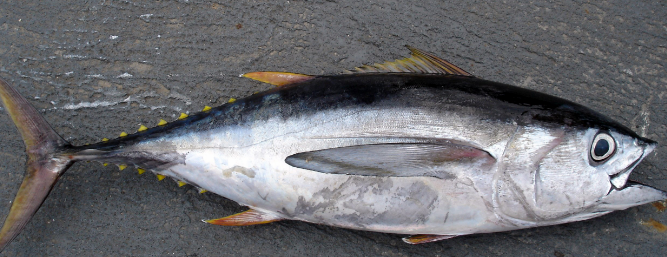
#> input picture images/mt1.png, 667 x 257 px
$ python show_features.py images/mt1.png
#> lines starting #> are read from the running program, lines starting #| are printed output that depends on the picture; long printed decimals are rounded
### feature_extraction.py
import cv2
import numpy as np
from skimage.feature import hog


def _preprocess_image(image_path):
    img = cv2.imread(image_path)
    if img is None:
        return None
    return cv2.resize(img, (128, 128))


HOG_KWARGS = dict(
    orientations=9,
    pixels_per_cell=(8, 8),
    cells_per_block=(2, 2),
    block_norm="L2-Hys",
)


def _hog_and_color_from_resized(img_resized, return_hog_vis=False):
    gray_img = cv2.cvtColor(img_resized, cv2.COLOR_BGR2GRAY)
    if return_hog_vis:
        hog_features, hog_image = hog(
            gray_img, **HOG_KWARGS, visualize=True
        )
    else:
        hog_features = hog(gray_img, **HOG_KWARGS, visualize=False)
        hog_image = None
    hist_b = cv2.calcHist([img_resized], [0], None, [32], [0, 256]).flatten()
    hist_g = cv2.calcHist([img_resized], [1], None, [32], [0, 256]).flatten()
    hist_r = cv2.calcHist([img_resized], [2], None, [32], [0, 256]).flatten()
    color_features = np.hstack([hist_b, hist_g, hist_r])
    return hog_features, color_features, hog_image


# [28 lines left out: functions extract_hog_features, extract_color_histogram_features, extract_features_separate, not called in this run]


def extract_features_for_display(image_path):
    """
    Giống extract_features_separate nhưng thêm ảnh HOG (skimage) và ảnh xám 128×128 để hiển thị.
    Trả về dict hoặc None nếu không đọc được ảnh.
    """
    img = _preprocess_image(image_path)
    if img is None:
        return None
    gray = cv2.cvtColor(img, cv2.COLOR_BGR2GRAY)
    hog_f, color_f, hog_vis = _hog_and_color_from_resized(img, return_hog_vis=True)
    return {
        "hog": hog_f,
        "color_histogram": color_f,
        "hog_visualization": hog_vis,
        "gray_128": gray,
    }


# [6 lines left out: function extract_features, not called in this run]

### show_features.py
"""
Chạy với đường dẫn ảnh: chỉ in đặc trưng HOG và Color Histogram (không dự đoán loài cá).

- Bấm Run: đặt đường dẫn trong biến DUONG_DAN_ANH_MAC_DINH ở cuối file.
- Terminal: python show_features.py "D:\\ảnh\\ca_ngu.jpg"  (ưu tiên hơn biến mặc định)
"""
import argparse
import os
import sys

import cv2
import numpy as np

from feature_extraction import extract_features_for_display

sys.stdout.reconfigure(encoding="utf-8")

HOG_PARAMS = (
    "orientations=9, pixels_per_cell=(8,8), cells_per_block=(2,2), block_norm=L2-Hys, "
    "ảnh xám 128×128"
)
COLOR_PARAMS = "3 kênh BGR, mỗi kênh 32 bin trong [0, 256), ảnh 128×128"

# Thang ký tự từ sáng → tối (ASCII + một số ký tự block an toàn trên UTF-8 terminal)
_ASCII_RAMP = " .'`^\",:;Il!i><-+_-?][}{1)(|/tfjrxnuvczmwqpdbkhao*#MW&8%B@$"


def _normalize01(a):
    a = np.asarray(a, dtype=np.float64)
    lo, hi = float(np.min(a)), float(np.max(a))
    if hi <= lo:
        return np.zeros_like(a)
    return (a - lo) / (hi - lo)


def _float_map_to_ascii_lines(matrix_01, width, height):
    """matrix_01: 2D 0..1 → chuỗi nhiều dòng ASCII."""
    m = np.clip(matrix_01, 0, 1)
    if m.size == 0:
        return ["(rỗng)"]
    small = cv2.resize(m, (width, height), interpolation=cv2.INTER_AREA)
    n = len(_ASCII_RAMP) - 1
    lines = []
    for row in small:
        lines.append("".join(_ASCII_RAMP[int(np.clip(v, 0.0, 1.0) * n)] for v in row))
    return lines


def print_ascii_heatmap(title, matrix, width=52, height=26):
    """Heatmap 2D bất kỳ (đã có ý nghĩa không gian hoặc ảnh)."""
    m = _normalize01(matrix)
    print(f"\n   [{title}]  ({matrix.shape[1]}×{matrix.shape[0]} → ASCII {width}×{height})")
    for line in _float_map_to_ascii_lines(m, width, height):
        print("   " + line)


def hog_vector_to_spatial_energy(hog_f):
    """
    Gom vector HOG skimage thành lưới không gian ~ (15×15): mỗi ô = năng lượng (L2) của block.
    Khớp cấu hình: 128/8=16 ô, block 2×2 → 15 vị trí mỗi chiều, 2×2×9=36 số/block.
    """
    n = hog_f.size
    cells = 16 - 2 + 1  # 15
    block_dim = 2 * 2 * 9  # 36
    if n != cells * cells * block_dim:
        return None
    blocks = hog_f.reshape(cells, cells, block_dim)
    energy = np.linalg.norm(blocks, axis=2)
    return energy


def print_histogram_ascii(b_hist, g_hist, r_hist, bar_width=40):
    """Mỗi kênh một hàng: chỉ số bin + thanh █ theo tỉ lệ max kênh."""
    labels = ("B", "G", "R")
    for label, h in zip(labels, (b_hist, g_hist, r_hist), strict=True):
        h = np.asarray(h).ravel()
        mx = float(np.max(h)) if h.size else 1.0
        if mx <= 0:
            mx = 1.0
        print(f"\n   Kênh {label} (max={mx:.1f})")
        for i, v in enumerate(h):
            frac = min(1.0, float(v) / mx)
            filled = int(round(frac * bar_width))
            bar = "█" * filled + "·" * (bar_width - filled)
            print(f"   {i:2d} │{bar} {v:8.1f}")


def print_gray_numeric_grid(gray_128, rows=8, cols=12):
    """
    Lưới số: gom vùng trên ảnh xám 128×128 → rows×cols ô, mỗi ô in độ sáng trung bình 0–255.
    """
    g = gray_128.astype(np.float32)
    h, w = g.shape
    cell_h = h // rows
    cell_w = w // cols
    print(f"\n   [Ảnh xám 128×128 → lưới {rows}×{cols} ô, mỗi ô = giá trị TB 0–255]")
    for r in range(rows):
        ys = slice(r * cell_h, (r + 1) * cell_h if r < rows - 1 else h)
        parts = []
        for c in range(cols):
            xs = slice(c * cell_w, (c + 1) * cell_w if c < cols - 1 else w)
            val = float(np.mean(g[ys, xs]))
            parts.append(f"{val:5.0f}")
        print("   " + " ".join(parts))


def _print_vec_sample(name, vec, head=12, tail=4):
    print(f"   • {name}: shape {vec.shape}, dtype {vec.dtype}")
    print(f"     min={vec.min():.6f}  max={vec.max():.6f}  mean={vec.mean():.6f}  std={vec.std():.6f}")
    h = min(head, len(vec))
    t = min(tail, max(0, len(vec) - h))
    parts = [np.array2string(vec[:h], precision=4, suppress_small=True, max_line_width=120)]
    if t > 0 and len(vec) > h:
        parts.append(" ... ")
        parts.append(np.array2string(vec[-t:], precision=4, suppress_small=True, max_line_width=120))
    print(f"     mẫu: {''.join(parts)}")


def print_feature_report(image_path, *, show_ascii=True):
    data = extract_features_for_display(image_path)
    if data is None:
        print(f"❌ Không đọc được ảnh: {image_path}")
        return None

    hog_f = data["hog"]
    color_f = data["color_histogram"]
    hog_vis = data["hog_visualization"]
    gray = data["gray_128"]

    print("\n" + "=" * 52)
    print("  ĐẶC TRƯNG HOG (Histogram of Oriented Gradients)")
    print("=" * 52)
    print(f"   Tham số: {HOG_PARAMS}")
    _print_vec_sample("Vector HOG (1D)", hog_f, head=12, tail=4)

    if show_ascii:
        energy = hog_vector_to_spatial_energy(hog_f)
        if energy is not None:
            print_ascii_heatmap("Ma trận năng lượng HOG theo ô (15×15, mỗi ô = ‖block‖₂)", energy, width=45, height=22)
        vis = np.asarray(hog_vis, dtype=np.float64)
        print_ascii_heatmap("Ảnh minh họa HOG (skimage hog …, visualize=True)", vis, width=52, height=26)

    print("\n" + "=" * 52)
    print("  COLOR HISTOGRAM (BGR — 32 bin / kênh)")
    print("=" * 52)
    print(f"   Tham số: {COLOR_PARAMS}")
    _print_vec_sample("Toàn bộ 96 chiều [B|G|R]", color_f, head=12, tail=0)

    b_hist = color_f[0:32]
    g_hist = color_f[32:64]
    r_hist = color_f[64:96]

    if show_ascii:
        print("\n   --- Biểu đồ cột ASCII (mỗi bin một hàng) ---")
        print_histogram_ascii(b_hist, g_hist, r_hist, bar_width=36)
    else:
        print("\n   Tách theo kênh (số):")
        _print_vec_sample("Kênh B (32 bin)", b_hist, head=32, tail=0)
        _print_vec_sample("Kênh G (32 bin)", g_hist, head=32, tail=0)
        _print_vec_sample("Kênh R (32 bin)", r_hist, head=32, tail=0)

    if show_ascii:
        print("\n" + "=" * 52)
        print("  ẢNH ĐẦU VÀO (xám) — LƯỚI SỐ (ô lớn, không phải từng pixel)")
        print("=" * 52)
        print_gray_numeric_grid(gray, rows=8, cols=12)

    print("=" * 52 + "\n")

    return {"hog": hog_f, "color_histogram": color_f}


def main(default_image_path=None):
    parser = argparse.ArgumentParser(
        description="In đặc trưng HOG và Color Histogram từ một ảnh (không chạy SVM)."
    )
    parser.add_argument(
        "image",
        nargs="?",
        default=None,
        metavar="PATH",
        help='Đường dẫn file ảnh. Trên Windows nên đặt trong ngoặc kép, ví dụ: "D:\\ảnh\\ca.png"',
    )
    parser.add_argument(
        "-i",
        "--image",
        dest="image_flag",
        default=None,
        help="Cách khác để truyền đường dẫn ảnh (tránh lỗi với dấu \\ trên CMD).",
    )
    parser.add_argument(
        "--no-ascii",
        action="store_true",
        help="Chỉ in thống kê + vector mẫu (bỏ heatmap, biểu đồ cột, lưới số).",
    )
    args = parser.parse_args()

    path = args.image_flag or args.image
    if not path:
        path = default_image_path
    if not path:
        parser.error(
            'Cần đường dẫn ảnh: đặt biến DUONG_DAN_ANH_MAC_DINH ở cuối file, '
            'hoặc: python show_features.py \"D:\\\\thư_mục\\\\ảnh.jpg\"'
        )
    path = os.path.abspath(path)
    if not os.path.isfile(path):
        print(f"❌ Không tìm thấy file: {path}")
        sys.exit(1)

    print(f"Ảnh: {path}")
    print_feature_report(path, show_ascii=not args.no_ascii)
#> in _preprocess_image, img is the input picture: shape (257, 667, 3); mean B, G, R 110.8, 107, 106.8
#> in _preprocess_image, `return cv2.resize(img, (128, 128))`:
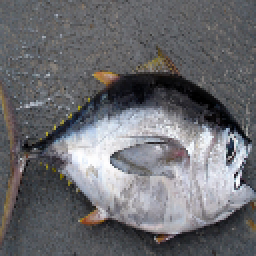
#> returned value: shape (128, 128, 3) (shown 2 times larger); mean of channels 0, 1, 2 110.7, 106.9, 106.7; drawn as B, G, R
#> in extract_features_for_display, `gray = cv2.cvtColor(img, cv2.COLOR_BGR2GRAY)`:
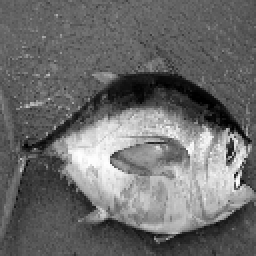
#> gray: shape (128, 128) (shown 2 times larger); min 0, max 254, mean 107.3
#> in _hog_and_color_from_resized, `hog_features, hog_image = hog( gray_img, **HOG_KWARGS, visualize=True )`: hog_features = 8100 values, max 0.447 at index 7826, min 0 at index 2986, mean 0.147
#> in _hog_and_color_from_resized, `hist_b = cv2.calcHist([img_resized], [0], None, [32], [0, 256]).flatte..`: hist_b = 32 values, max 2254 at index 12, min 114 at index 0, mean 512
#> in _hog_and_color_from_resized, `hist_g = cv2.calcHist([img_resized], [1], None, [32], [0, 256]).flatte..`: hist_g = 32 values, max 2188 at index 12, min 85 at index 31, mean 512
#> in _hog_and_color_from_resized, `hist_r = cv2.calcHist([img_resized], [2], None, [32], [0, 256]).flatte..`: hist_r = 32 values, max 1996 at index 11, min 73 at index 31, mean 512
#> in _hog_and_color_from_resized, `color_features = np.hstack([hist_b, hist_g, hist_r])`: color_features = 96 values, max 2254 at index 12, min 73 at index 95, mean 512
#> in extract_features_for_display, `hog_f, color_f, hog_vis = _hog_and_color_from_resized(img, return_hog_..`:
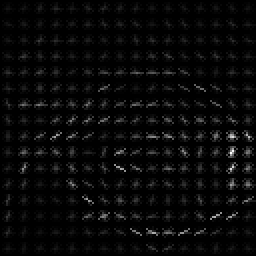
#> hog_vis: shape (128, 128) float64 (shown 2 times larger); min 0, max 72.44, mean 2.5; drawn with min black and max white
#> in extract_features_for_display, `hog_f, color_f, hog_vis = _hog_and_color_from_resized(img, return_hog_..`: hog_f has the same summary as hog_features in _hog_and_color_from_resized; color_f has the same summary as color_features in _hog_and_color_from_resized
#> in print_feature_report, `data = extract_features_for_display(image_path)`: data = 4 items
#> in print_feature_report, `hog_f = data["hog"]`: hog_f has the same summary as hog_features in _hog_and_color_from_resized
#> in print_feature_report, `color_f = data["color_histogram"]`: color_f has the same summary as color_features in _hog_and_color_from_resized
#|    • Vector HOG (1D): shape (8100,), dtype float64
#|      min=0  max=0.4474  mean=0.1466  std=0.0792
#> in _print_vec_sample, `h = min(head, len(vec))`: h = 12
#> in _print_vec_sample, `t = min(tail, max(0, len(vec) - h))`: t = 4
#> (printed output is left out)
#> in _normalize01, `lo, hi = float(np.min(a)), float(np.max(a))`: lo = 1
#|    [Ma trận năng lượng HOG theo ô (15×15, mỗi ô = ‖block‖₂)]  (15×15 → ASCII 45×22)
#> in _float_map_to_ascii_lines, `small = cv2.resize(m, (width, height), interpolation=cv2.INTER_AREA)`:
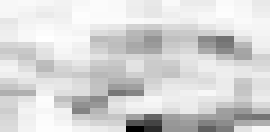
#> small: shape (22, 45) float64 (shown 6 times larger); min 0, max 1, mean 0.839
#> in _float_map_to_ascii_lines, `n = len(_ASCII_RAMP) - 1`: n = 58
#> the loop in print_ascii_heatmap, `for line in _float_map_to_ascii_lines(m, width, height):` made 22 passes
#|    BBBBBBBBB%%%BBB@@@BBB888WWWBBB&&&&&&@@@%%%&&&
#|    BBB%%%888888@@@@@@BBB888WWW%%%888%%%@@@BBB&&&
#|    %%%888&&&888@@@@@@BBB888WWW888%%%BBB@@@BBB888
#|    WWW%%%%%%888@@@@@@@@@BBBBBB%%%888BBB%%%BBBBBB
#|    &&&%%%BBB%%%BBB&&&WWWaaahhh******WWW888%%%%%%
#> (further printed lines are left out)
#|    [Ảnh minh họa HOG (skimage hog …, visualize=True)]  (128×128 → ASCII 52×26)
#> in _float_map_to_ascii_lines (call 2), `small = cv2.resize(m, (width, height), interpolation=cv2.INTER_AREA)`:
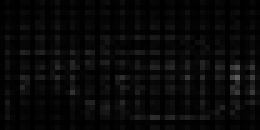
#> small: shape (26, 52) float64 (shown 5 times larger); min 0.00097, max 0.37, mean 0.0347
#> the loop in print_ascii_heatmap (call 2), `for line in _float_map_to_ascii_lines(m, width, height):` made 26 passes
#|    • Toàn bộ 96 chiều [B|G|R]: shape (96,), dtype float32
#|      min=73.000  max=2254.000  mean=512.000  std=522.691
#|      mẫu: [ 114.  188.  178.  229.  280.  380.  448.  575.  683.  936. 1369. 2043.]
#> in print_feature_report, `b_hist = color_f[0:32]`: b_hist has the same summary as hist_b in _hog_and_color_from_resized
#> in print_feature_report, `g_hist = color_f[32:64]`: g_hist has the same summary as hist_g in _hog_and_color_from_resized
#> in print_feature_report, `r_hist = color_f[64:96]`: r_hist has the same summary as hist_r in _hog_and_color_from_resized
#> the loop in print_histogram_ascii, `for label, h in zip(labels, (b_hist, g_hist, r_hist), strict=True):` made 3 passes
#> label on passes 1 to 3: 'B', 'G', 'R'
#> (printed output is left out)


if __name__ == "__main__":
    # Đường dẫn ảnh khi chạy bằng nút Run (không truyền tham số dòng lệnh).
    # Đổi thành file ảnh cá ngừ của bạn. Để trống rỗng "" thì bắt buộc phải gõ lệnh trong terminal.
    DUONG_DAN_ANH_MAC_DINH = r"D:\Learn\Python\TrainHOG\images\mt1.png"

    main(default_image_path=DUONG_DAN_ANH_MAC_DINH or None)

$ run again, with images/mt2.png copied over images/mt1.png
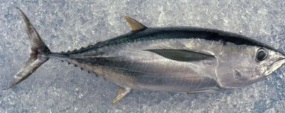
#> input picture images/mt2.png, 285 x 113 px
#> in _preprocess_image, img is the input picture: shape (113, 285, 3); mean B, G, R 146.2, 142.1, 139
#> hog_features = 8100 values, max 0.47 at index 4933, min 0 at index 31, mean 0.14
#> hist_b = 32 values, max 1925 at index 21, min 0 at index 0, mean 512
#> hist_g = 32 values, max 1800 at index 19, min 2 at index 31, mean 512
#> hist_r = 32 values, max 1684 at index 19, min 2 at index 31, mean 512
#> color_features = 96 values, max 1925 at index 21, min 0 at index 0, mean 512
#> in extract_features_for_display, `hog_f, color_f, hog_vis = _hog_and_color_from_resized(img, return_hog_..`:
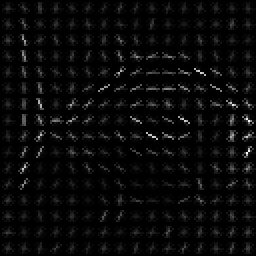
#> hog_vis: shape (128, 128) float64 (shown 2 times larger); min 0, max 55.98, mean 2.1; drawn with min black and max white
#> in extract_features_for_display, `hog_f, color_f, hog_vis = _hog_and_color_from_resized(img, return_hog_..`: hog_f has the same summary as hog_features in _hog_and_color_from_resized; color_f has the same summary as color_features in _hog_and_color_from_resized
#> data = 4 items
#> in print_feature_report, `hog_f = data["hog"]`: hog_f has the same summary as hog_features in _hog_and_color_from_resized
#> in print_feature_report, `color_f = data["color_histogram"]`: color_f has the same summary as color_features in _hog_and_color_from_resized
#|    • Vector HOG (1D): shape (8100,), dtype float64
#|      min=0  max=0.4702  mean=0.1402  std=0.09007
#> in _print_vec_sample, `h = min(head, len(vec))`: h = 12
#> t = 4
#> (printed output is left out)
#> lo = 1
#|    [Ma trận năng lượng HOG theo ô (15×15, mỗi ô = ‖block‖₂)]  (15×15 → ASCII 45×22)
#> in _float_map_to_ascii_lines, `n = len(_ASCII_RAMP) - 1`: n = 58
#> the loop in print_ascii_heatmap, `for line in _float_map_to_ascii_lines(m, width, height):` made 22 passes
#|    WWW***WWW%%%888888&&&WWWMMMMMMWWW888%%%WWW&&&
#|    hhhddd&&&888888888MMMMMMMMMMMM888&&&%%%&&&&&&
#|    mmmzzz%%%888888888###***######888WWW888888&&&
#|    jjjnnn&&&WWWMMMWWWoooooodddfffxxxoooWWW888BBB
#|    jjjzzzWWW&&&MMMMMMppphhhkkkxxxrrruuuccc***%%%
#> (further printed lines are left out)
#|    [Ảnh minh họa HOG (skimage hog …, visualize=True)]  (128×128 → ASCII 52×26)
#> in _float_map_to_ascii_lines (call 2), `small = cv2.resize(m, (width, height), interpolation=cv2.INTER_AREA)`:
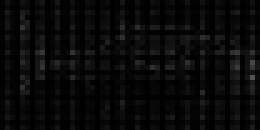
#> small: shape (26, 52) float64 (shown 5 times larger); min 0.00105, max 0.326, mean 0.038
#> the loop in print_ascii_heatmap (call 2), `for line in _float_map_to_ascii_lines(m, width, height):` made 26 passes
#|    • Toàn bộ 96 chiều [B|G|R]: shape (96,), dtype float32
#|      min=0  max=1925.000  mean=512.000  std=566.063
#|      mẫu: [  0.  15.  71.  87. 100. 147. 216. 251. 306. 295. 264. 277.]
#> b_hist has the same summary as hist_b in _hog_and_color_from_resized
#> g_hist has the same summary as hist_g in _hog_and_color_from_resized
#> r_hist has the same summary as hist_r in _hog_and_color_from_resized
#> the loop in print_histogram_ascii, `for label, h in zip(labels, (b_hist, g_hist, r_hist), strict=True):` made 3 passes
#> label on passes 1 to 3: 'B', 'G', 'R'
#> (printed output is left out)

$ run again, with images/mt3.png copied over images/mt1.png
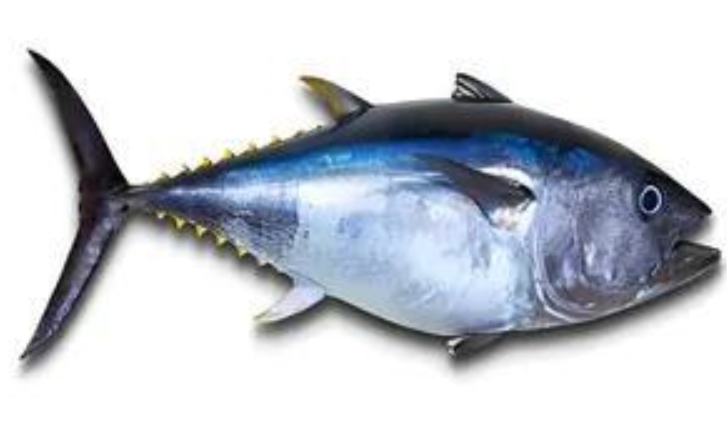
#> input picture images/mt3.png, 727 x 423 px
#> in _preprocess_image, img is the input picture: shape (423, 727, 3); mean B, G, R 209.3, 201.9, 197.6
#> hog_features = 8100 values, max 1 at index 630, min 0 at index 0, mean 0.0865
#> hist_b = 32 values, max 9350 at index 31, min 2 at index 0, mean 512
#> hist_g = 32 values, max 9079 at index 31, min 3 at index 0, mean 512
#> hist_r = 32 values, max 9050 at index 31, min 44 at index 0, mean 512
#> color_features = 96 values, max 9350 at index 31, min 2 at index 0, mean 512
#> in extract_features_for_display, `hog_f, color_f, hog_vis = _hog_and_color_from_resized(img, return_hog_..`:
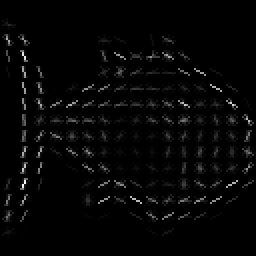
#> hog_vis: shape (128, 128) float64 (shown 2 times larger); min 0, max 93.41, mean 2.2; drawn with min black and max white
#> in extract_features_for_display, `hog_f, color_f, hog_vis = _hog_and_color_from_resized(img, return_hog_..`: hog_f has the same summary as hog_features in _hog_and_color_from_resized; color_f has the same summary as color_features in _hog_and_color_from_resized
#> data = 4 items
#> in print_feature_report, `hog_f = data["hog"]`: hog_f has the same summary as hog_features in _hog_and_color_from_resized
#> in print_feature_report, `color_f = data["color_histogram"]`: color_f has the same summary as color_features in _hog_and_color_from_resized
#|    • Vector HOG (1D): shape (8100,), dtype float64
#|      min=0  max=1.000  mean=0.08647  std=0.1283
#> in _print_vec_sample, `h = min(head, len(vec))`: h = 12
#> t = 4
#> parts = ['[0. 0. 0. 0. 0. 0. 0. 0. 0. 0. 0. 0.]']
#> (printed output is left out)
#> lo = 0; hi = 1
#|    [Ma trận năng lượng HOG theo ô (15×15, mỗi ô = ‖block‖₂)]  (15×15 → ASCII 45×22)
#> in _float_map_to_ascii_lines, `n = len(_ASCII_RAMP) - 1`: n = 58
#> the loop in print_ascii_heatmap, `for line in _float_map_to_ascii_lines(m, width, height):` made 22 passes
#|    @@@@@@
#|    @@@@@@fff   ffffffffffffffffffffffff
#|    $$$$$$$$$   $$$$$$$$$$$$$$$$$$$$$$$$```
#|    @@@@@@@@@   @@@@@@@@@@@@@@@@@@@@@@@@@@@
#|    @@@@@@@@@   @@@@@@@@@@@@@@@@@@@@@@@@@@@nnn
#> (further printed lines are left out)
#|    [Ảnh minh họa HOG (skimage hog …, visualize=True)]  (128×128 → ASCII 52×26)
#> in _float_map_to_ascii_lines (call 2), `small = cv2.resize(m, (width, height), interpolation=cv2.INTER_AREA)`:
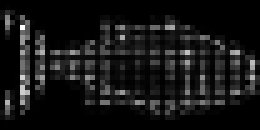
#> small: shape (26, 52) float64 (shown 5 times larger); min 0, max 0.27, mean 0.0234; drawn with min black and max white
#> the loop in print_ascii_heatmap (call 2), `for line in _float_map_to_ascii_lines(m, width, height):` made 26 passes
#|     '.
#|    .; .,                            '.
#|     I' `,              ..           '`.
#> (further printed lines are left out)
#|    • Toàn bộ 96 chiều [B|G|R]: shape (96,), dtype float32
#|      min=2.000  max=9350.000  mean=512.000  std=1555.771
#|      mẫu: [  2.  17.  33.  71. 117. 186. 246. 256. 294. 300. 280. 243.]
#> b_hist has the same summary as hist_b in _hog_and_color_from_resized
#> g_hist has the same summary as hist_g in _hog_and_color_from_resized
#> r_hist has the same summary as hist_r in _hog_and_color_from_resized
#> the loop in print_histogram_ascii, `for label, h in zip(labels, (b_hist, g_hist, r_hist), strict=True):` made 3 passes
#> label on passes 1 to 3: 'B', 'G', 'R'
#> (printed output is left out)
